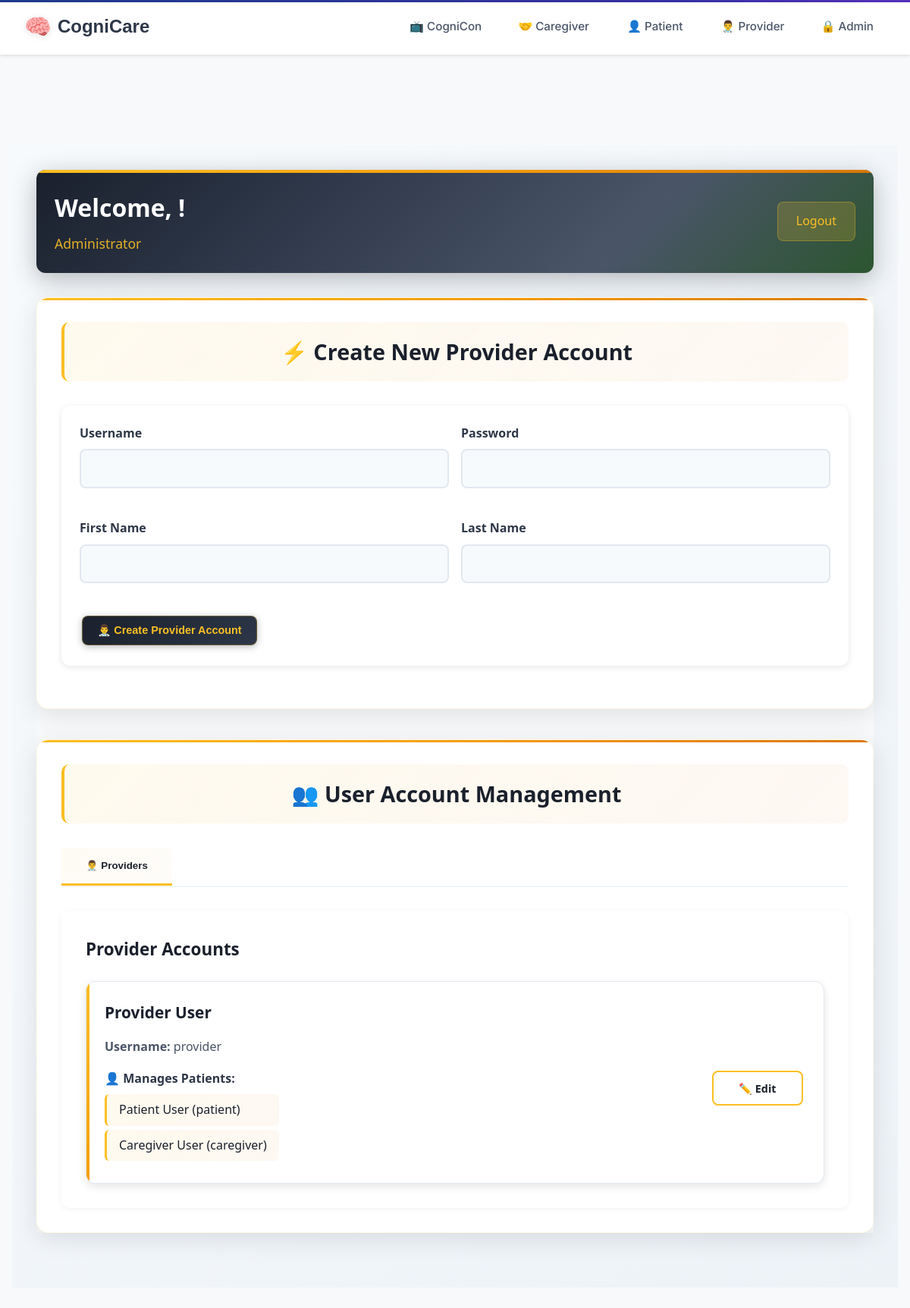
Page /admin-dashboard/ (signed in) on the committed database.
### users/models.py (models this page shows, shortened)
class UserProfile(models.Model):
    USER_TYPES = (
        ('admin', 'Administrator'),  # Admin users
        ('provider', 'Healthcare Provider'),  # Providers
        ('caregiver', 'Caregiver'),  # Caregivers
        ('patient', 'Patient'),  # All patients
    )
    user = models.OneToOneField(User, on_delete=models.CASCADE, related_name='profile')  # each user must have a profile
    user_type = models.CharField(max_length=20, choices=USER_TYPES)  # set specific user role
    provider = models.ForeignKey('self', on_delete=models.SET_NULL, null=True, blank=True,
                                related_name='managed_patients', limit_choices_to={'user_type': 'provider'})  # provider link
    patient = models.ForeignKey('self', on_delete=models.SET_NULL, null=True, blank=True,
                               related_name='caregivers', limit_choices_to={'user_type': 'patient'})  # patienr link
    linked_patients = models.ManyToManyField(
        'self',
        symmetrical=False,
        related_name='linked_caregivers',
        limit_choices_to={'user_type': 'patient'},
        blank=True,
        help_text="Patients this caregiver can access"  # Caregivers can see these patients
    )

### users/views.py (the view)
# urls.py: path('admin-dashboard/', views.admin_dashboard, name='admin_dashboard'),
@login_required
def admin_dashboard(request):
    if not hasattr(request.user, 'profile') or request.user.profile.user_type != 'admin':
        messages.error(request, 'You do not have permission to access the admin dashboard.')
        return redirect('home')
    providers = UserProfile.objects.filter(user_type='provider').select_related('user')
    caregivers = UserProfile.objects.filter(user_type='caregiver').select_related('user')
    patients = UserProfile.objects.filter(user_type='patient').select_related('user')
    task_statistics = get_task_statistics()
    context = {
        'user': request.user,
        'user_type': 'Administrator',
        'providers': providers,
        'caregivers': caregivers,
        'patients': patients,
        **task_statistics  # Push task stats to context
    }
    return render(request, 'dashboards/admin_dashboard.html', context)

### taskmanager/services/task_service.py (called while the page is built)
    @staticmethod
    def get_task_statistics() -> Dict:
        return {
            'total_tasks': Task.objects.count(),
            'pending_tasks_count': Task.objects.filter(status__in=['assigned', 'in_progress']).count(),
            'completed_tasks_count': Task.objects.filter(status='completed').count(),
        }

### taskmanager/views/__init__.py (called while the page is built)
def get_task_statistics():
    return TaskService.get_task_statistics()

### templates/dashboards/admin_dashboard.html (shortened to what this page needs)
{% extends 'layouts/base.html' %}
{% load static %}
{% block extra_css %}
<link rel="stylesheet" href="{% static 'css/admin-dashboard.css' %}">
{% endblock %}
{% block content %}
<div class="dashboard-container">
    <div class="dashboard-header">
        <div class="header-info">
    <h1>Welcome, {{ user.first_name }}!</h1>
            <span class="user-type">{{ user_type }}</span>
        </div>
        <a href="{% url 'logout' %}" class="logout-btn">Logout</a>
    </div>
    <div class="admin-dashboard">
        <div class="dashboard-section">
            <h2 class="section-title">⚡ Create New Provider Account</h2>
            <form method="post" action="{% url 'create_provider' %}" class="account-form">
                <div class="form-row">
                    <div class="form-group">
                        <label for="username">Username</label>
                        <input type="text" id="username" name="username" class="form-input" required>
                    </div>
                    <div class="form-group">
                        <label for="password">Password</label>
                        <input type="password" id="password" name="password" class="form-input" required>
                    </div>
                </div>
                <div class="form-row">
                    <div class="form-group">
                        <label for="first_name">First Name</label>
                        <input type="text" id="first_name" name="first_name" class="form-input" required>
                    </div>
                    <div class="form-group">
                        <label for="last_name">Last Name</label>
                        <input type="text" id="last_name" name="last_name" class="form-input" required>
                    </div>
                </div>
                <button type="submit" class="action-btn primary-btn">
                    👨‍⚕️ Create Provider Account
                </button>
            </form>
        </div>
        <div class="dashboard-section">
            <h2 class="section-title">👥 User Account Management</h2>
            <div class="tabs">
                <button class="tab-button active" onclick="openTab(event, 'provider-tab')">👨‍⚕️ Providers</button>
            </div>
            <div id="provider-tab" class="tab-content active">
                <h3 class="tab-title">Provider Accounts</h3>
                {% if providers %}
                <div class="user-accounts">
                    {% for provider_data in providers %}
                    <div class="user-card">
                        <div class="user-details">
                            <h4 class="user-name">{{ provider_data.user.first_name }} {{ provider_data.user.last_name }}</h4>
                            <div class="user-info">
                            <p><strong>Username:</strong> {{ provider_data.user.username }}</p>
                            </div>
                            <div class="relationship-data">
                                <p class="relationship-title"><strong>👤 Manages Patients:</strong></p>
                                {% if provider_data.managed_patients.all %}
                                    <ul class="relationship-list">
                                    {% for patient in provider_data.managed_patients.all %}
                                        <li class="relationship-item">{{ patient.user.first_name }} {{ patient.user.last_name }} ({{ patient.user.username }})</li>
                                    {% endfor %}
                                    </ul>
                                {% else %}
                                    <p class="no-relationships">❌ No patients assigned</p>
                                {% endif %}
                            </div>
                        </div>
                        <div class="user-actions">
                            <a href="{% url 'manage_account' provider_data.user.id %}" class="action-btn outline-btn">
                                ✏️ Edit
                            </a>
                        </div>
                    </div>
                    {% endfor %}
                </div>
                {% else %}
                <div class="empty-state">
                    <p>👨‍⚕️ No provider accounts found.</p>
                </div>
                {% endif %}
            </div>
        </div>
    </div>
</div>
{% endblock %}

### static/css/base.css (style rules this page uses)
:root { --patient-primary: #9333ea; --patient-secondary: #7c3aed; --patient-accent: #8b5cf6; --caregiver-primary: #059669; --caregiver-secondary: #047857; --caregiver-accent: #10b981; --provider-primary: #1e3a8a; --provider-secondary: #1e40af; --provider-accent: #3730a3; --admin-primary: #1a202c; --admin-secondary: #2d3748; --admin-accent: #fbbf24; --neutral-50: #f8fafc; --neutral-100: #f1f5f9; --neutral-200: #e2e8f0; --neutral-300: #cbd5e1; --neutral-400: #94a3b8; --neutral-500: #64748b; --neutral-600: #475569; --neutral-700: #334155; --neutral-800: #1e293b; --neutral-900: #0f172a; }
* { margin: 0; padding: 0; box-sizing: border-box; }
body { background: linear-gradient(135deg, var(--neutral-50) 0%, var(--neutral-100) 100%); font-family: 'Inter', -apple-system, BlinkMacSystemFont, 'Segoe UI', Roboto, sans-serif; min-height: 100vh; color: var(--neutral-700); line-height: 1.6; }

### static/css/design-system.css (style rules this page uses)
.form-group { margin-bottom: 1rem; }
.form-input, .form-select, .form-textarea { width: 100%; padding: 0.7rem 1rem; border: 1px solid #ccc; border-radius: 4px; font-size: 1rem; background: #fff; color: #222; box-sizing: border-box; font-family: inherit; transition: none; }
.form-input::placeholder, .form-textarea::placeholder { color: #aaa; }

### static/css/base-layout.css (style rules this page uses)
.theme-admin { --primary-color: #9f7aea; --secondary-color: #805ad5; }
.theme-default { --primary-color: #4a5568; --secondary-color: #2d3748; }
html { scroll-behavior: smooth; }

### static/css/dashboard-specific.css (style rules this page uses)
.user-actions { display: flex; gap: 1rem; margin-top: 1rem; }

### static/css/forms-specific.css (style rules this page uses)
.account-form { background: white; padding: 1.5rem; border-radius: 12px; box-shadow: 0 2px 8px rgba(0,0,0,0.1); margin-bottom: 1.5rem; }
.account-form .form-row { display: grid; grid-template-columns: 1fr 1fr; gap: 1rem; margin-bottom: 1rem; }
.account-form .form-group { margin-bottom: 1rem; }
.account-form label { display: block; margin-bottom: 0.5rem; color: #2d3748; font-weight: 500; }
.account-form input, .account-form select { width: 100%; padding: 0.75rem; border: 1px solid #e9ecef; border-radius: 8px; font-size: 1rem; transition: border-color 0.3s ease; }

### static/css/dashboard.css (style rules this page uses)
.dashboard-container { max-width: 1200px; margin: 0 auto; padding: 2rem; font-family: 'Inter', -apple-system, BlinkMacSystemFont, 'Segoe UI', Roboto, sans-serif; }
.dashboard-header { display: flex; justify-content: space-between; align-items: center; margin-bottom: 2rem; padding: 1.5rem; border-radius: 12px; color: white; box-shadow: 0 4px 15px rgba(0,0,0,0.1); }
.header-info h1 { margin: 0 0 0.5rem 0; font-size: 2rem; font-weight: 600; }
.user-type { color: rgba(255,255,255,0.9); font-size: 1.1rem; font-weight: 400; }
.logout-btn, .back-btn { background: rgba(255,255,255,0.2); color: white; padding: 0.75rem 1.5rem; border-radius: 8px; text-decoration: none; font-weight: 500; transition: all 0.3s ease; border: 1px solid rgba(255,255,255,0.3); }
.dashboard-section { background: white; border-radius: 16px; box-shadow: 0 8px 32px rgba(0,0,0,0.1); margin-bottom: 2.5rem; padding: 2rem; border: 1px solid rgba(0,0,0,0.05); transition: transform 0.2s ease, box-shadow 0.2s ease; }
.section-title { color: #34495e; margin: 0 0 1.5rem 0; font-size: 1.4rem; font-weight: 600; text-align: center; padding: 1rem; background: linear-gradient(135deg, #f8f9fa 0%, #e9ecef 100%); border-radius: 10px; }
.action-btn { padding: 0.6rem 1.2rem; border-radius: 8px; text-decoration: none; font-weight: 600; font-size: 0.9rem; transition: all 0.3s ease; display: inline-block; text-align: center; min-width: 120px; border: none; cursor: pointer; margin: 0.2rem; }

### static/css/forms.css (style rules this page uses)
.form-group { margin-bottom: 1.5rem; }
.form-input, .form-select, .form-textarea { width: 100%; padding: 1rem 1.2rem; border: 2px solid #e9ecef; border-radius: 12px; font-size: 1rem; transition: all 0.3s ease; background: #f8f9fa; color: #2c3e50; box-sizing: border-box; font-family: inherit; }
.form-input::placeholder, .form-textarea::placeholder { color: #adb5bd; }

### static/css/pages.css (style rules this page uses)
.form-group { margin-bottom: 1rem; }
.form-group label { display: block; margin-bottom: 0.5rem; color: #2c3e50; font-weight: 500; }
.form-group input { width: 100%; padding: 0.75rem; border: 1px solid #e9ecef; border-radius: 8px; font-size: 1rem; }

### rows in the picture
UserProfile: user.first_name "Provider", user.last_name "User", user.username "provider"
UserProfile: user.first_name "Patient", user.last_name "User", user.username "patient"
UserProfile: user.first_name "Caregiver", user.last_name "User", user.username "caregiver"

### other values in the picture
{{ user_type }} "Administrator"
